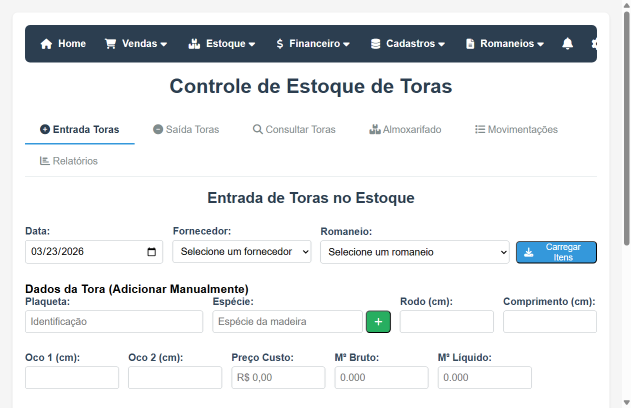
#> input picture assets/help/dashboard.png, 1262 x 815 px, found by its file name (shown at 1/2 size); the run also reads 4 pictures not shown here
$ python gerar_hero_devices.py
#> lines starting #> are read from the running program, lines starting #| are printed output that depends on the picture; after the words box and inside, x2 and y2 are one past the last pixel; in counts of white or black regions, pixels touching at a corner belong together
"""Renders premium de devices p/ hero da landing (monitor + phone), com screenshots reais.
Saida: assets/help-manual/mockups/hero/{desktop,mobile}-<slug>.png (fundo transparente)."""
import os
from PIL import Image, ImageDraw, ImageFilter, ImageChops

ROOT = r"C:\Sisweb"
SRC = os.path.join(ROOT, "assets", "help-manual")
OUT = os.path.join(SRC, "mockups", "hero")
os.makedirs(os.path.join(OUT), exist_ok=True)


def _interp(stops, t):
    stops = sorted(stops)
    for i in range(len(stops) - 1):
        (p0, c0), (p1, c1) = stops[i], stops[i + 1]
        if p0 <= t <= p1:
            k = (t - p0) / max(p1 - p0, 1e-6)
            return tuple(int(a + (b - a) * k) for a, b in zip(c0, c1))
    return stops[-1][1]


def vgrad(w, h, stops):
    strip = Image.new("RGBA", (1, 32), (0, 0, 0, 0))
    px = strip.load()
    for y in range(32):
        px[0, y] = _interp(stops, y / 31)
    return strip.resize((w, h), Image.BILINEAR)


def hgrad(w, h, stops):
    strip = Image.new("RGBA", (32, 1), (0, 0, 0, 0))
    px = strip.load()
    for x in range(32):
        px[x, 0] = _interp(stops, x / 31)
    return strip.resize((w, h), Image.BILINEAR)


def cover(src_path, tw, th, focus=(0.5, 0.35)):
    im = Image.open(src_path).convert("RGB")
    sw, sh = im.size
    scale = max(tw / sw, th / sh)
    im = im.resize((int(sw * scale + 0.5), int(sh * scale + 0.5)), Image.LANCZOS)
    nw, nh = im.size
    fx, fy = focus
    x = min(max(int((nw - tw) * fx), 0), nw - tw)
    y = min(max(int((nh - th) * fy), 0), nh - th)
    return im.crop((x, y, x + tw, y + th))


def rmask(size, radius):
    m = Image.new("L", size, 0)
    ImageDraw.Draw(m).rounded_rectangle([0, 0, size[0], size[1]], radius=radius, fill=255)
    return m


def stamp(base, layer, xy, round_r=None):
    """Sobrepõe layer respeitando seu alfa (paste c/ mask apagaria: usa o alfa
    da camada no lugar do alfa base)."""
    if round_r is not None:
        a = ImageChops.multiply(layer.split()[3], rmask(layer.size, round_r))
        layer = layer.copy()
        layer.putalpha(a)
    full = Image.new("RGBA", base.size, (0, 0, 0, 0))
    full.paste(layer, (int(xy[0]), int(xy[1])))
    return Image.alpha_composite(base, full)


SILVER = [(0.0, (143, 144, 150, 255)), (0.28, (233, 234, 237, 255)),
          (0.52, (194, 195, 200, 255)), (0.74, (243, 244, 246, 255)),
          (1.0, (152, 153, 160, 255))]
TITAN = [(0.0, (62, 62, 68, 255)), (0.3, (20, 18, 15, 255)),
         (0.55, (45, 44, 50, 255)), (0.8, (14, 13, 12, 255)),
         (1.0, (70, 70, 78, 255))]


def monitor(shot_path, out_path):
    W, H = 1600, 1220
    SW, SH, SX, SY, R = 1472, 920, 64, 56, 26          # area da tela
    BEZ = 14                                            # espessura bezel
    base = Image.new("RGBA", (W, H), (0, 0, 0, 0))

    # (sem sombra assada: device flutua direto sobre o fundo da pagina)

    # base oval aluminio
    bw, bh, bx, by = 460, 44, W / 2 - 230, H - 130
    bm = rmask((bw, bh), 22)
    bg = vgrad(bw, bh, [(0, (245, 246, 248, 255)), (0.45, (203, 204, 209, 255)),
                        (1.0, (143, 144, 150, 255))])
    base.paste(bg, (int(bx), int(by)), bm)
    d = ImageDraw.Draw(base)
    d.rounded_rectangle([bx, by, bx + bw, by + bh], radius=22, outline=(255, 255, 255, 140), width=2)

    # pescoco trapezoidio aluminio
    nw0, nw1, nt, nb = 150, 210, by - 170, by - 6
    neck = hgrad(int(nw1), int(nb - nt), SILVER)
    nm = Image.new("L", (int(nw1), int(nb - nt)), 0)
    nd = ImageDraw.Draw(nm)
    nd.polygon([(nw1 / 2 - nw0 / 2, 0), (nw1 / 2 + nw0 / 2, 0),
                (nw1 - 4, nb - nt), (4, nb - nt)], fill=255)
    base.paste(neck, (int(W / 2 - nw1 / 2), int(nt)), nm)

    # corpo: bezel preto piano
    fx0, fy0 = SX - BEZ, SY - BEZ
    fw, fh = SW + 2 * BEZ, SH + 2 * BEZ + 26
    frame = Image.new("RGBA", (fw, fh), (0, 0, 0, 0))
    fd = ImageDraw.Draw(frame)
    fd.rounded_rectangle([0, 0, fw, fh], radius=R + BEZ, fill=(12, 10, 8, 255))
    # filete aluminio fino
    fd.rounded_rectangle([1, 1, fw - 1, fh - 1], radius=R + BEZ - 1,
                         outline=(210, 211, 216, 45), width=2)
    # brilho superior do bezel
    fd.rounded_rectangle([3, 3, fw - 3, fh - 3], radius=R + BEZ - 3,
                         outline=(255, 255, 255, 14), width=3)
    base.paste(frame, (int(fx0), int(fy0)), rmask((fw, fh), R + BEZ))

    # camera
    d = ImageDraw.Draw(base)
    ccx, ccy = W / 2, int(fy0 + BEZ / 2 + 1)
    d.ellipse([ccx - 5, ccy - 5, ccx + 5, ccy + 5], fill=(4, 6, 10, 255))
    d.ellipse([ccx - 2, ccy - 2, ccx + 2, ccy + 2], fill=(40, 70, 110, 255))

    # tela: screenshot
    shot = cover(shot_path, SW, SH)
    base.paste(shot, (int(SX), int(SY)), rmask((SW, SH), R))

    # vidro: reflexo diagonal sutil sobre a tela
    glass = Image.new("RGBA", (SW, SH), (0, 0, 0, 0))
    gd = ImageDraw.Draw(glass)
    gd.polygon([(0, 0), (SW * 0.42, 0), (SW * 0.16, SH), (0, SH)], fill=(255, 255, 255, 16))
    gd.polygon([(SW * 0.48, 0), (SW * 0.56, 0), (SW * 0.30, SH), (SW * 0.22, SH)],
               fill=(255, 255, 255, 7))
    base = stamp(base, glass, (SX, SY), R)

    base.save(out_path, optimize=True)
    print("OK", out_path, base.size)


def phone(shot_path, out_path):
    W, H = 800, 1600
    SW, SH, SX, SY, R = 700, 1518, 50, 66, 92
    BW = 12  # borda titanio
    base = Image.new("RGBA", (W, H), (0, 0, 0, 0))

    # botoes laterais
    d = ImageDraw.Draw(base)
    d.rounded_rectangle([SX - BW - 7, 250, SX - BW + 1, 300], radius=4, fill=(30, 29, 32, 255))
    d.rounded_rectangle([SX - BW - 7, 330, SX - BW + 1, 420], radius=4, fill=(30, 29, 32, 255))
    d.rounded_rectangle([SX - BW - 7, 440, SX - BW + 1, 530], radius=4, fill=(30, 29, 32, 255))
    d.rounded_rectangle([SX + SW + BW - 1, 380, SX + SW + BW + 7, 500], radius=4,
                        fill=(30, 29, 32, 255))

    # (sem sombra assada: device flutua direto sobre o fundo da pagina)

    # corpo titanio
    fx0, fy0 = SX - BW, SY - BW
    fw, fh = SW + 2 * BW, SH + 2 * BW
    tg = hgrad(fw, fh, TITAN)
    base.paste(tg, (int(fx0), int(fy0)), rmask((fw, fh), R + BW))
    d = ImageDraw.Draw(base)
    d.rounded_rectangle([fx0, fy0, fx0 + fw, fy0 + fh], radius=R + BW,
                        outline=(255, 255, 255, 36), width=2)

    # tela preta + screenshot
    d.rounded_rectangle([SX - 3, SY - 3, SX + SW + 3, SY + SH + 3], radius=R + 3,
                        fill=(0, 0, 0, 255))
    shot = cover(shot_path, SW, SH, focus=(0.5, 0.0))
    base.paste(shot, (int(SX), int(SY)), rmask((SW, SH), R))

    # dynamic island
    iw, ih = 210, 52
    ix, iy = W / 2 - iw / 2, SY + 22
    d.rounded_rectangle([ix, iy, ix + iw, iy + ih], radius=26, fill=(0, 0, 0, 255))
    d.ellipse([ix + iw - 44, iy + 16, ix + iw - 20, iy + 40], fill=(16, 26, 40, 255))
    d.ellipse([ix + iw - 36, iy + 22, ix + iw - 28, iy + 32], fill=(60, 110, 160, 255))

    # home indicator
    hw, hh = 220, 10
    d.rounded_rectangle([W / 2 - hw / 2, SY + SH - 26, W / 2 + hw / 2, SY + SH - 16],
                        radius=5, fill=(255, 255, 255, 210))

    # vidro diagonal
    glass = Image.new("RGBA", (SW, SH), (0, 0, 0, 0))
    gd = ImageDraw.Draw(glass)
    gd.polygon([(0, 0), (SW * 0.5, 0), (SW * 0.18, SH), (0, SH)], fill=(255, 255, 255, 14))
    base = stamp(base, glass, (SX, SY), R)

    base.save(out_path, optimize=True)
    print("OK", out_path, base.size)


DARK = os.path.join(SRC, "dark")

jobs = [
    ("desktop-dashboard", os.path.join(DARK, "dashboard.png"), monitor),
    ("desktop-estoque", os.path.join(DARK, "estoque.png"), monitor),
    ("desktop-vendas", os.path.join(DARK, "vendas.png"), monitor),
    ("mobile-dashboard", os.path.join(DARK, "m-dashboard.png"), phone),
    ("mobile-estoque", os.path.join(DARK, "m-estoque.png"), phone),
    ("mobile-vendas", os.path.join(DARK, "m-vendas.png"), phone),
]

if __name__ == "__main__":
    import time
    t0 = time.time()
    for slug, src, fn in jobs:
        fn(src, os.path.join(OUT, slug + ".png"))
#> this loop made 6 passes
#> pass 1, in monitor, `bm = rmask((bw, bh), 22)`:
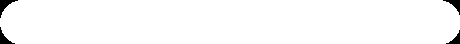
#> bm: PIL image 460x44 L; 98.2% white; 4 black regions, box (x1, y1, x2, y2) and area: (0, 0, 18, 18) 111, (443, 0, 460, 15) 93, (0, 27, 15, 44) 93, (446, 30, 460, 44) 76
#> pass 1, in monitor, `bg = vgrad(bw, bh, [(0, (245, 246, 248, 255)), (0.45, (203, 204, 209, ..`:
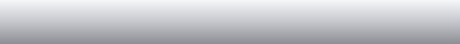
#> bg: PIL image 460x44 RGBA; mean R, G, B, A 195.3, 196.3, 201.1, 255
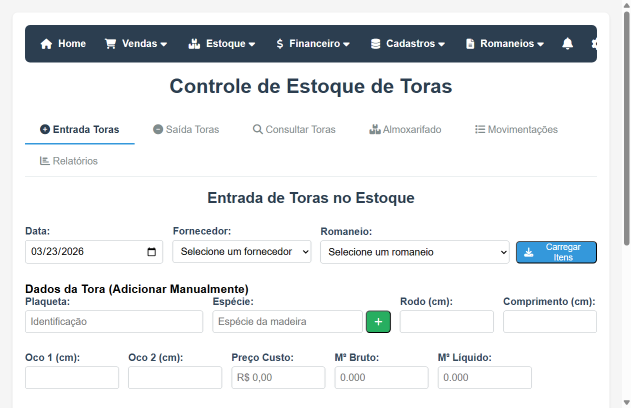
#> input picture assets/help/dashboard.png, 1262 x 815 px, found by its file name (shown at 1/2 size)
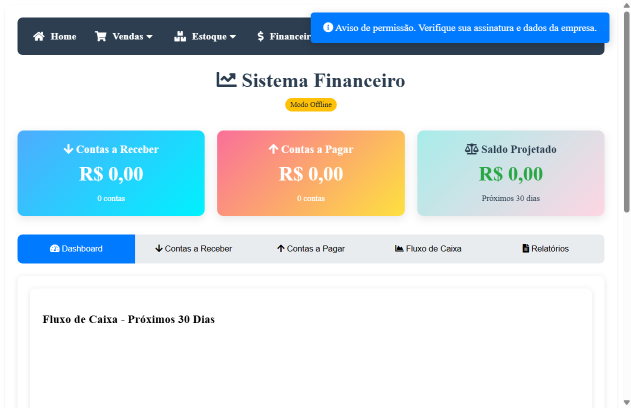
#> input picture assets/help/estoque.png, 1262 x 815 px, found by its file name (shown at 1/2 size)
    print("total %.1fs" % (time.time() - t0))
